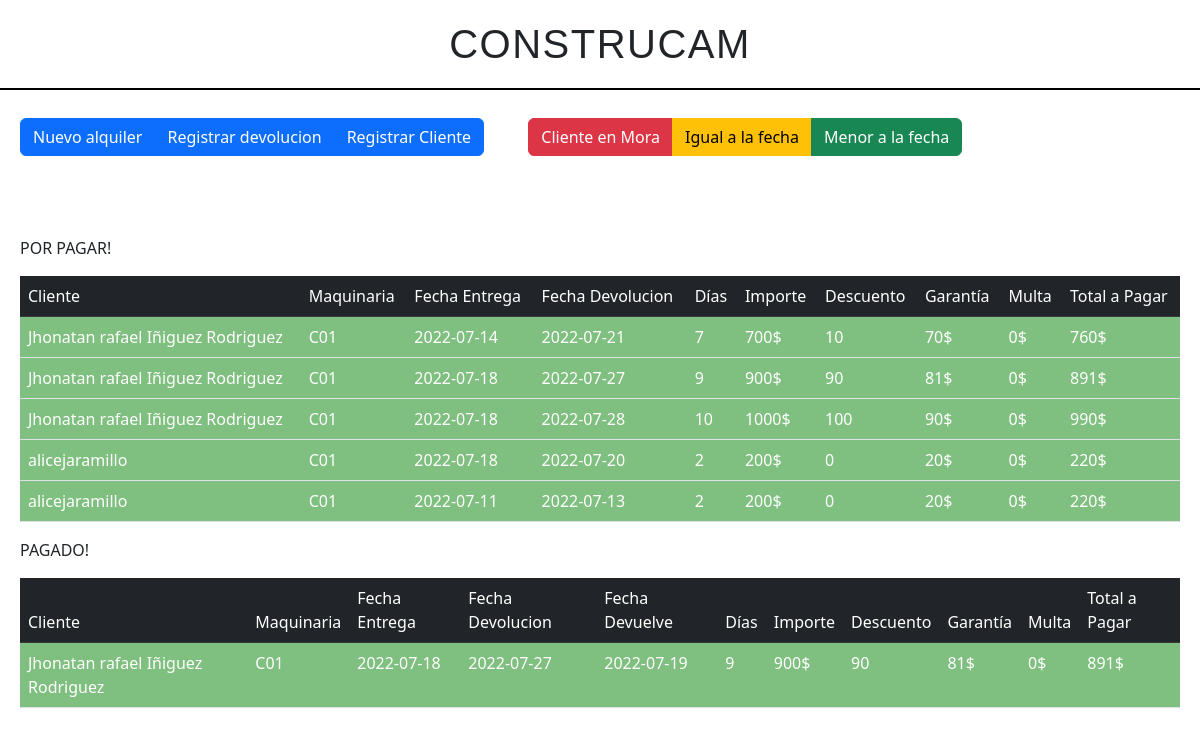
The page / on the database its author committed.
### tables this page shows
CREATE TABLE `alquiler` (
  `id` int(11) NOT NULL,
  `cliente` int(11) DEFAULT NULL,
  `maquinaria` int(11) DEFAULT NULL,
  `fechaentrega` date DEFAULT NULL,
  `fechadevolucion` date NOT NULL,
  `fechadevuelve` date DEFAULT NULL,
  `importe` double DEFAULT NULL,
  `descuento` double DEFAULT NULL,
  `garantia` double DEFAULT NULL,
  `multa` double NOT NULL,
  `total` double NOT NULL,
  `status` int(1) NOT NULL
);

CREATE TABLE `clientes` (
  `id` int(11) NOT NULL,
  `cedula` varchar(11) NOT NULL,
  `nombres` varchar(250) DEFAULT NULL,
  `apellidos` varchar(250) DEFAULT NULL,
  `direccion` varchar(250) DEFAULT NULL,
  `telefono` varchar(250) DEFAULT NULL,
  `email` varchar(250) DEFAULT NULL,
  `fecharegistro` datetime DEFAULT current_timestamp()
);

CREATE TABLE `maquinaria` (
  `id` int(11) NOT NULL,
  `codigo` varchar(3) DEFAULT NULL,
  `maquina` varchar(250) DEFAULT NULL,
  `tarifa` int(11) DEFAULT NULL
);

### pages/plantilla/settings.php (called while the page is built)
<?php
 $razon_social = 'Construcam';
?>

### index.php (the view, shortened to what this page needs)
<?php
  include 'pages/connection.php';
 $client = new registerCl();
 $multa = 0;
?>
<!DOCTYPE html>
<html lang="en">
<head>
   <?php include 'pages/plantilla/meta.php' ?>
</head>
<body>
    <div class="content">
        <h1><?php echo $razon_social; ?></h1>
        <div class="btn-group me-2" role="group" aria-label="First group">
            <button type="button" class="btn btn-primary"  data-bs-toggle="modal"  data-bs-target="#alquiler">Nuevo alquiler</button>
            <button type="button" class="btn btn-primary"  data-bs-toggle="modal"  data-bs-target="#devolucion">Registrar devolucion</button>
            <button type="button" class="btn btn-primary" data-bs-toggle="modal"  data-bs-target="#regCliente">Registrar Cliente</button>
        </div>
        <div class="btn-group" role="group" aria-label="Basic mixed styles example">
            <button type="button" class="btn btn-danger">Cliente en Mora</button>
            <button type="button" class="btn btn-warning">Igual a la fecha</button>
            <button type="button" class="btn btn-success">Menor a la fecha</button>
        </div>
    </div>
    <div class='contentData'>
    <div class="msgd"> <?php $client->msg() ?> </div>
    <p>POR PAGAR!</p>
    <table class="table">
        <thead class='table-dark'>
                        <tr class="bg-primary text-white" >
                            <td scope="col" colspan="0">Cliente</td>
                            <td scope="col">Maquinaria</td>
                            <td scope="col">Fecha Entrega</td>
                            <td scope="col">Fecha Devolucion</td>
                            <td scope="col">Días</td>
                            <td scope="col">Importe</td>
                            <td scope="col">Descuento</td>
                            <td scope="col">Garantía</td>
                            <td scope="col">Multa</td>
                            <td scope="col">Total a Pagar</td>
                        </tr>
        </thead>
        <tbody>
            <?php
               $fecha_Actual = date('d');
               if($conect){
                $query = mysqli_query($conect, "SELECT c.nombres,c.apellidos,c.cedula,m.codigo, a.fechaentrega, a.fechadevolucion, a.importe ,a.descuento,a.garantia FROM clientes c INNER JOIN alquiler a INNER JOIN maquinaria m ON a.cliente = c.id AND a.maquinaria = m.id AND a.status=0");
                if($query){
                    while($rows = $query->fetch_assoc()){?>
                             <tr class="
                                        <?php
                                            $fecha_devolucion_entero = strtotime($rows['fechadevolucion']);
                                            if($fecha_Actual - date('d',$fecha_devolucion_entero)<0){
                                                echo "green";
                                            }else if($fecha_Actual - date('d',$fecha_devolucion_entero) === 0){
                                                echo "yellow";
                                            }else if($fecha_Actual - date('d',$fecha_devolucion_entero)>0){
                                                echo "red";
                                            }
                                        ?>">
                                <td><?php echo $rows['nombres'].$rows['apellidos'];?></td>
                                <td><?php echo $rows['codigo']; ?></td>
                                <td><?php echo $rows['fechaentrega']; ?></td>
                                <td><?php echo $rows['fechadevolucion']; ?></td>
                                <td><?php
                                         $fecha_entrega_entero = strtotime($rows['fechaentrega']);
                                         echo date('d',$fecha_devolucion_entero) - date('d',$fecha_entrega_entero);
                                    ?>
                                </td>
                                <td><?php echo $rows['importe']."$"; ?></td>
                                <td><?php echo $rows['descuento']; ?></td>
                                <td><?php echo $rows['garantia']."$"; ?></td>
                                <td>
                                    <?php
                                        if($fecha_Actual - date('d',$fecha_devolucion_entero)<=0)
                                        {
                                            $multa = 0;
                                        }else if($fecha_Actual - date('d',$fecha_devolucion_entero)>0)
                                        {
                                            $interes = intval($rows['importe'])*0.1;
                                            $multa=  $interes + intval($rows['garantia']);
                                        }
                                        echo $multa."$";
                                    ?>
                                </td>
                                <td>
                                    <?php
                                       if($multa!= 0){
                                        $total = intval($rows['importe']) - intval($rows["descuento"]) + intval($rows['garantia'])+$multa;
                                       }else{
                                        $total = intval($rows['importe']) - intval($rows["descuento"]) + intval($rows['garantia']);
                                       }
                                       echo $total."$";
                                    ?>
                                </td>
                             </tr>
                    <?php
                    }
                }
               }
            ?>
        </tbody>
    </table>
    <p>PAGADO!</p>
    <table class="table">
        <thead class='table-dark'>
                        <tr class="bg-primary text-white" >
                            <td scope="col" colspan="0">Cliente</td>
                            <td scope="col">Maquinaria</td>
                            <td scope="col">Fecha Entrega</td>
                            <td scope="col">Fecha Devolucion</td>
                            <td scope="col">Fecha Devuelve</td>
                            <td scope="col">Días</td>
                            <td scope="col">Importe</td>
                            <td scope="col">Descuento</td>
                            <td scope="col">Garantía</td>
                            <td scope="col">Multa</td>
                            <td scope="col">Total a Pagar</td>
                        </tr>
        </thead>
        <tbody>
            <?php
               $fecha_Actual = date('d');
               if($conect){
                $query = mysqli_query($conect, "SELECT c.nombres,c.apellidos,c.cedula,m.codigo, a.fechaentrega, a.fechadevolucion, a.fechadevuelve,a.importe ,a.descuento,a.garantia FROM clientes c INNER JOIN alquiler a INNER JOIN maquinaria m ON a.cliente = c.id AND a.maquinaria = m.id AND a.status=1");
                if($query){
                    while($rows = $query->fetch_assoc()){?>
                             <tr class="
                                        <?php
                                            $fecha_devolucion_entero = strtotime($rows['fechadevolucion']);
                                            if($fecha_Actual - date('d',$fecha_devolucion_entero)<0){
                                                echo "green";
                                            }else if($fecha_Actual - date('d',$fecha_devolucion_entero) === 0){
                                                echo "yellow";
                                            }else if($fecha_Actual - date('d',$fecha_devolucion_entero)>0){
                                                echo "red";
                                            }
                                        ?>">
                                <td><?php echo $rows['nombres'].$rows['apellidos'];?></td>
                                <td><?php echo $rows['codigo']; ?></td>
                                <td><?php echo $rows['fechaentrega']; ?></td>
                                <td><?php echo $rows['fechadevolucion']; ?></td>
                                <td><?php echo $rows['fechadevuelve'];?></td>
                                <td><?php
                                         $fecha_entrega_entero = strtotime($rows['fechaentrega']);
                                         echo date('d',$fecha_devolucion_entero) - date('d',$fecha_entrega_entero);
                                    ?>
                                </td>
                                <td><?php echo $rows['importe']."$"; ?></td>
                                <td><?php echo $rows['descuento']; ?></td>
                                <td><?php echo $rows['garantia']."$"; ?></td>
                                <td>
                                    <?php
                                        if($fecha_Actual - date('d',$fecha_devolucion_entero)<=0)
                                        {
                                            $multa = 0;
                                        }else if($fecha_Actual - date('d',$fecha_devolucion_entero)>0)
                                        {
                                            $interes = intval($rows['importe'])*0.1;
                                            $multa=  $interes + intval($rows['garantia']);
                                        }
                                        echo $multa."$";
                                    ?>
                                </td>
                                <td>
                                    <?php
                                       if($multa!= 0){
                                        $total = intval($rows['importe']) - intval($rows["descuento"]) + intval($rows['garantia'])+$multa;
                                       }else{
                                        $total = intval($rows['importe']) - intval($rows["descuento"]) + intval($rows['garantia']);
                                       }
                                       echo $total."$";
                                    ?>
                                </td>
                             </tr>
                    <?php
                    }
                }
               }
            ?>
        </tbody>
    </table>
    </div>
</body>
</html>

### pages/plantilla/meta.php (shortened to what this page needs)
<?php
include 'settings.php';
?>
 <link rel="stylesheet" href="assets/bootstrap/css/bootstrap.css">
 <link rel="stylesheet" href="assets/css/index.css">
 <link rel="stylesheet" href="https://cdn.jsdelivr.net/npm/bootstrap-icons@1.9.0/font/bootstrap-icons.css">

### assets/css/index.css (style rules this page uses)
* { margin: 0; padding: 0; box-sizing: border-box; }
.green { background: rgba(0, 128, 0, 0.5); color: white; }
body div.msgd { width: 100% !important; padding: 20px !important; }
body .content { width: 100%; height: 100%; }
body .content .btn-group { margin: 20px !important; }
body .content h1 { width: 100%; text-align: center; padding: 20px; text-transform: uppercase; letter-spacing: 1.5px; font-family: sans-serif; border-bottom: 2px solid black; }
body .contentData { margin: auto; padding: 20px; width: 100%; height: max-content; z-index: 1; }

### rows shown on the page
alquiler: cliente.nombres "Jhonatan rafael", cliente.apellidos "Iñiguez Rodriguez", maquinaria.codigo "C01", fechaentrega "2022-07-14", fechadevolucion "2022-07-21", fechadevolucion+fechaentrega "7", importe "700", descuento "10", garantia "70", fechadevolucion "0", total "760"
alquiler: cliente.nombres "Jhonatan rafael", cliente.apellidos "Iñiguez Rodriguez", maquinaria.codigo "C01", fechaentrega "2022-07-18", fechadevolucion "2022-07-27", fechadevolucion+fechaentrega "9", importe "900", descuento "90", garantia "81", fechadevolucion "0", total "891"
alquiler: cliente.nombres "Jhonatan rafael", cliente.apellidos "Iñiguez Rodriguez", maquinaria.codigo "C01", fechaentrega "2022-07-18", fechadevolucion "2022-07-28", fechadevolucion+fechaentrega "10", importe "1000", descuento "100", garantia "90", fechadevolucion "0", total "990"
alquiler: cliente.nombres "alice", cliente.apellidos "jaramillo", maquinaria.codigo "C01", fechaentrega "2022-07-18", fechadevolucion "2022-07-20", fechadevolucion+fechaentrega "2", importe "200", descuento "0", garantia "20", fechadevolucion "0", total "220"
alquiler: cliente.nombres "alice", cliente.apellidos "jaramillo", maquinaria.codigo "C01", fechaentrega "2022-07-11", fechadevolucion "2022-07-13", fechadevolucion+fechaentrega "2", importe "200", descuento "0", garantia "20", fechadevolucion "0", total "220"
alquiler: cliente.nombres "Jhonatan rafael", cliente.apellidos "Iñiguez Rodriguez", maquinaria.codigo "C01", fechaentrega "2022-07-18", fechadevolucion "2022-07-27", fechadevuelve "2022-07-19", fechadevolucion+fechaentrega "9", importe "900", descuento "90", garantia "81", fechadevolucion "0", total "891"

### other values the page prints
$razon_social "CONSTRUCAM"
